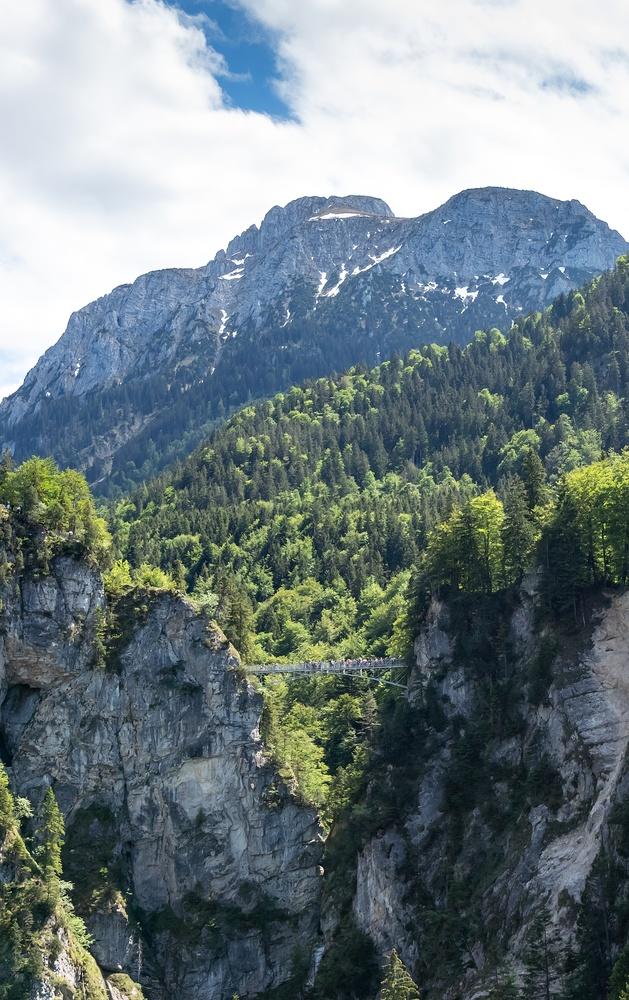
#> input picture S3/images/4k.jpg, 629 x 1000 px, shrunk from 2182 x 3467 before the run
$ python S3_imgproc_tools.py
#> lines starting #> are read from the running program, lines starting #| are printed output that depends on the picture; long printed decimals are rounded
# -*- coding: utf-8 -*-
"""
Created on Mon Sep 30 13:39:33 2019

@author: chamiotk
"""

import cv2
import numpy as np
from timeit import Timer

#img_name="images/fujiyama_volcano.jpg"
img_name="images/4k.jpg"
img_gray=cv2.imread(img_name,0)
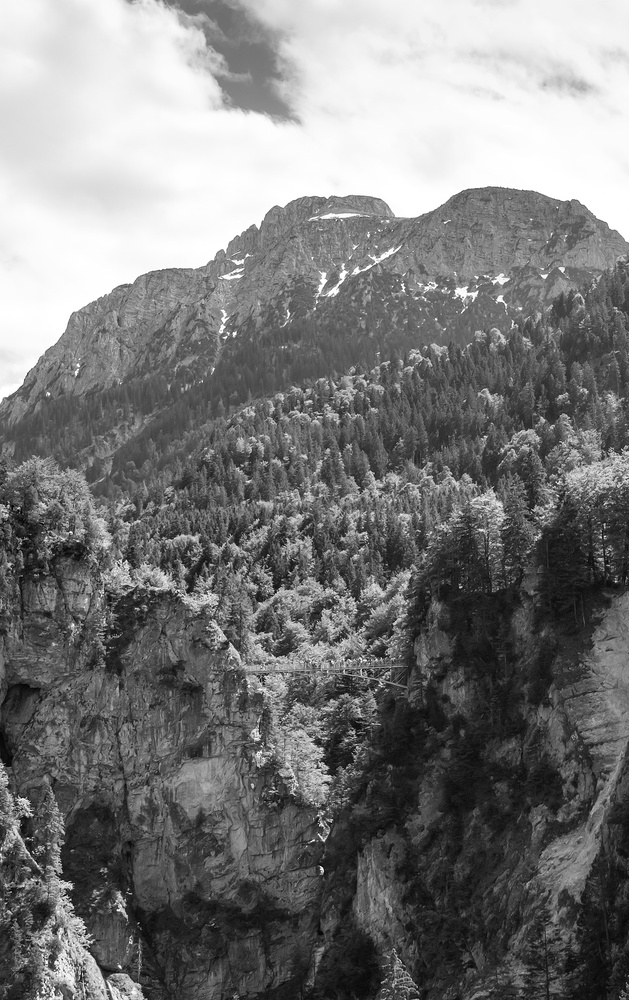
#> img_gray: shape (1000, 629); min 0, max 255, mean 121.9
img_bgr=cv2.imread(img_name,1)
#> img_bgr is the input picture: shape (1000, 629, 3); mean B, G, R 129.4, 125.6, 111.9

def invert_colors_manual(input_img):
    ##
    #Function that inverts colors of an image manually
    #Args:
    #    @param input_img: the image to invert
    #Returns the image with inverted colors
    '''
    ####  slooooow ####
    row=input_img.shape[0]
    col=input_img.shape[1]
    channels=input_img.shape[2]
    for i in range(row):
        for j in range(col):
            for channel in range(channels):
                input_img[i,j,channel] = 255 - input_img[i,j,channel]
    return input_img
    ####
    '''
    return 255-input_img
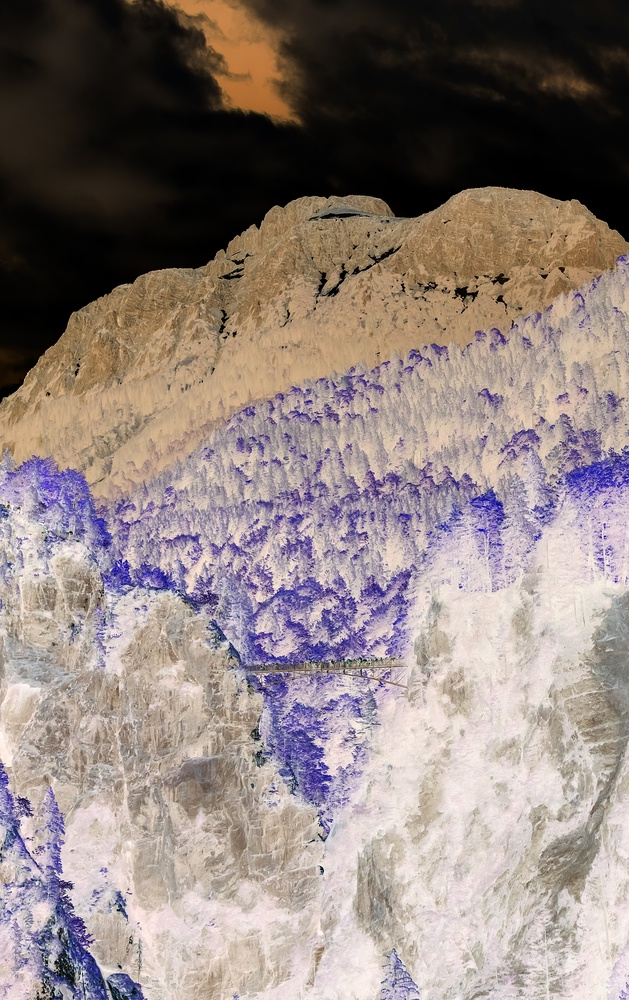
#> returned value: shape (1000, 629, 3); mean of channels 0, 1, 2 125.6, 129.4, 143.1; drawn as B, G, R

def invert_colors_numpy(input_img):
    ##
    #Function that inverts colors of an image using numpy
    #Args:
    #    @param input_img: the image to invert
    #Returns the image with inverted colors
    return np.invert(input_img)

def invert_colors_cv2(input_img):
    ##
    #Function that inverts colors of an image using cv2
    #Args:
    #    @param input_img: the image to invert
    #Returns the image with inverted colors
    return cv2.bitwise_not(input_img)


# [7 lines of commented-out code are left out]

t = Timer(lambda: invert_colors_manual(img_bgr))
print(t.timeit(number=1))
#| 0.1081

t = Timer(lambda: invert_colors_numpy(img_bgr))
print(t.timeit(number=1))
#| 0.001506

t = Timer(lambda: invert_colors_cv2(img_bgr))
print(t.timeit(number=1))
#| 0.001325

'''
Results :
0.017358299999955307
0.017614799999932984
0.009377900000004047'''

########## image thresholding

def threshold_image_manual(input_img):
    return 1.0 * (input_img > 127)

def threshold_image_numpy(input_img):
    return np.where(input_img > 127, 1, 0)
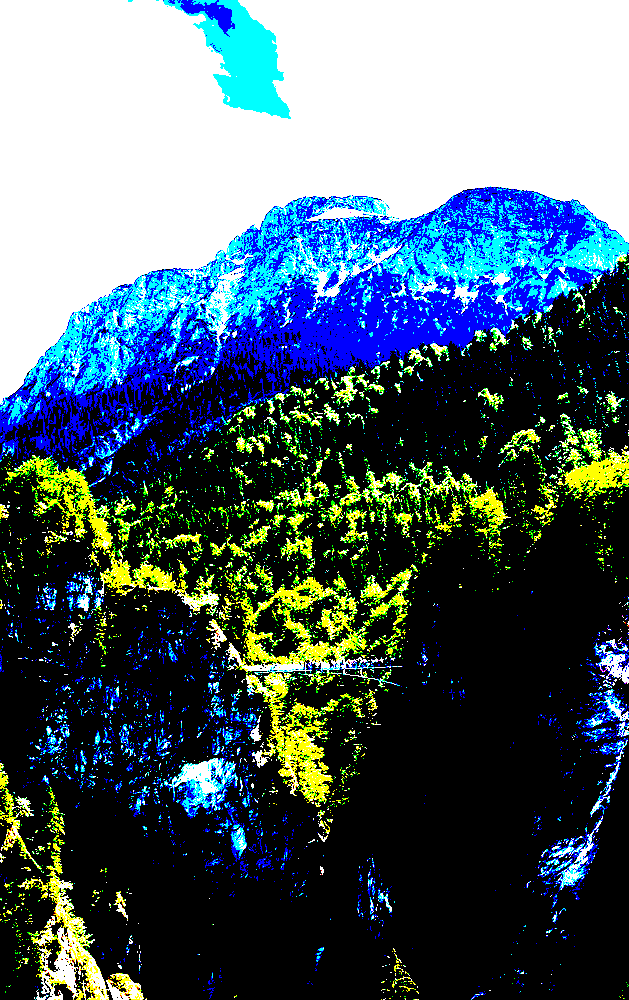
#> returned value: shape (1000, 629, 3) int64; mean of channels 0, 1, 2 0.417, 0.386, 0.31; drawn with 1 as white

def threshold_colors_opencv(input_img):
    return cv2.threshold(input_img,127,255,cv2.THRESH_BINARY)

#### Test section #############

#inverted_colors_img = threshold_image_manual(img_bgr)
inverted_colors_img = threshold_image_numpy(img_bgr)
#inverted_colors_img = threshold_image_cv2(img_bgr)
cv2.imshow("Inverted colors", inverted_colors_img)
cv2.waitKey()

t = Timer(lambda: threshold_image_manual(img_bgr))
print(t.timeit(number=1))
#| 0.09379

t = Timer(lambda: threshold_image_numpy(img_bgr))
print(t.timeit(number=1))
#| 0.0124

t = Timer(lambda: threshold_colors_opencv(img_bgr))
print(t.timeit(number=1))
#| 0.0004198

$ run again, with S3/images/fujiyama_volcano.jpg copied over S3/images/4k.jpg
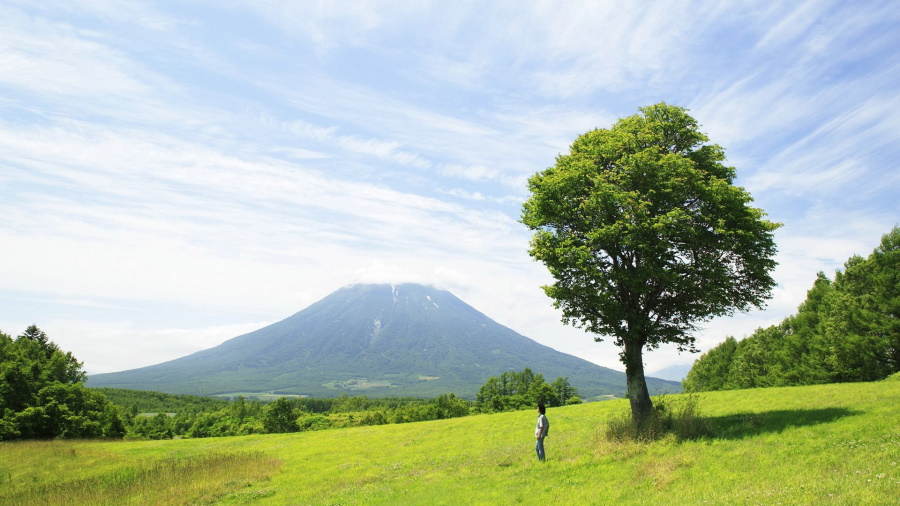
#> input picture S3/images/fujiyama_volcano.jpg, 900 x 506 px
#> `img_gray=cv2.imread(img_name,0)`:
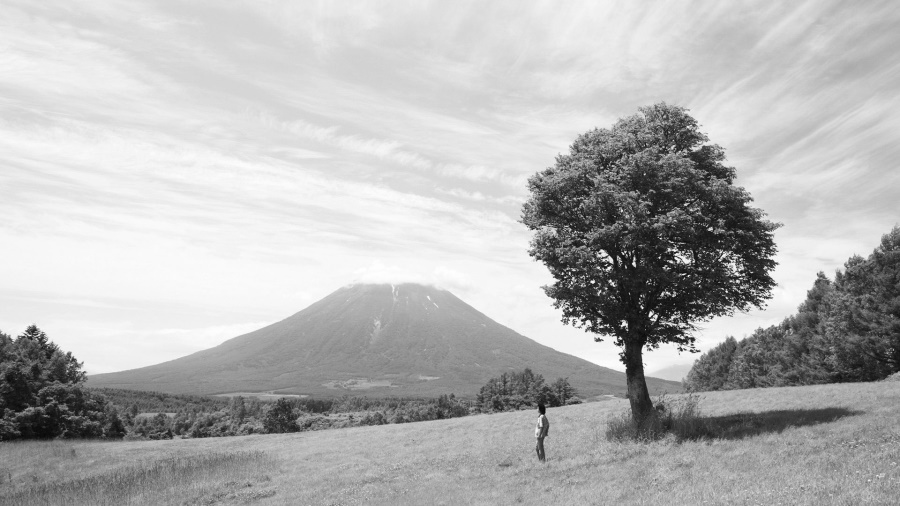
#> img_gray: shape (506, 900); min 6, max 255, mean 180.2
#> img_bgr is the input picture: shape (506, 900, 3); mean B, G, R 167.1, 187, 171.9
#| 0.08301
#| 0.001029
#| 0.0009448
#> in threshold_image_numpy, `return np.where(input_img > 127, 1, 0)`:
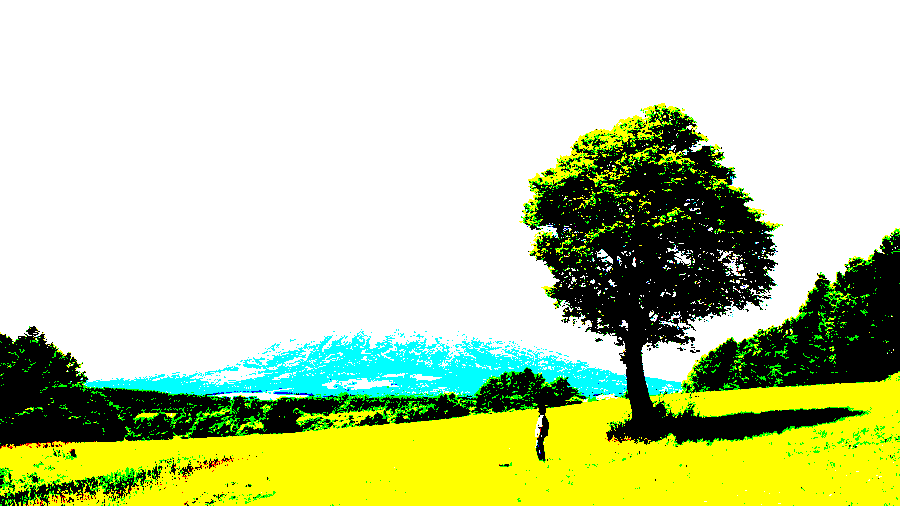
#> returned value: shape (506, 900, 3) int64; mean of channels 0, 1, 2 0.635, 0.829, 0.771; drawn with 1 as white
#| 0.07389
#| 0.008779
#| 0.0003706
